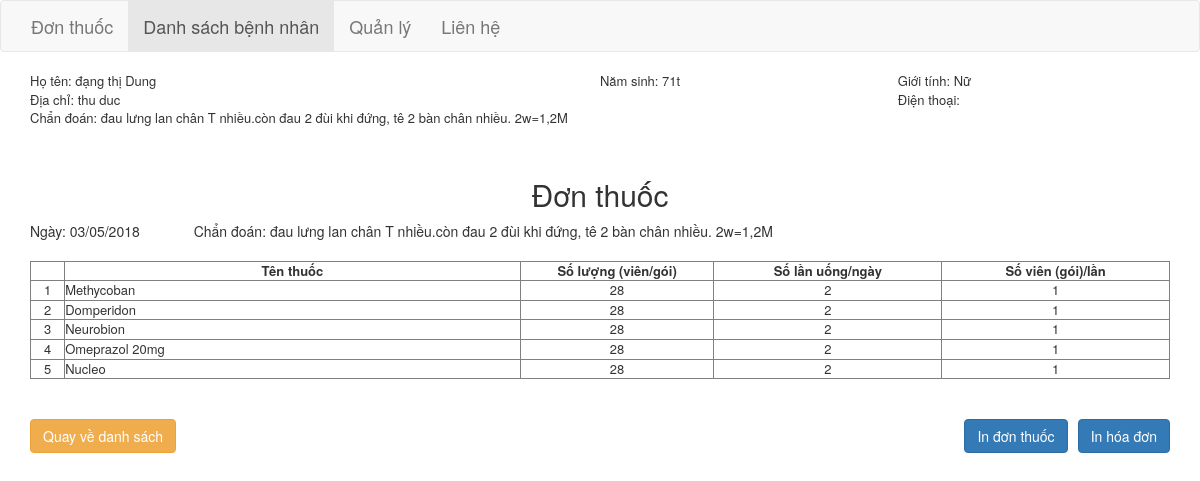
The app's page /patient/view/4451 with its own data.
### tables this page shows
CREATE TABLE "patient" (
	`id`	INTEGER NOT NULL PRIMARY KEY AUTOINCREMENT UNIQUE,
	`name`	TEXT NOT NULL,
	`dob`	INTEGER,
	`gender`	TEXT NOT NULL,
	`phone`	TEXT,
	`address`	TEXT,
	`note`	TEXT,
	`date_created`	NUMERIC,
	`date_updated`	NUMERIC
);

CREATE TABLE "diagnostic" (
	`id`	INTEGER NOT NULL PRIMARY KEY AUTOINCREMENT UNIQUE,
	`patient_id`	INTEGER NOT NULL,
	`diagnostic`	TEXT NOT NULL,
	`note`	TEXT,
	`date_created`	NUMERIC
);

CREATE TABLE "drug" (
	"id"	INTEGER NOT NULL PRIMARY KEY AUTOINCREMENT UNIQUE,
	"name"	TEXT NOT NULL,
	"unit"	TEXT NOT NULL,
	"price"	INTEGER NOT NULL,
	"note"	TEXT,
	"date_created"	NUMERIC,
	"date_updated"	NUMERIC,
	"in_price"	INTEGER
);

### application/core/MY_Controller.php (called while the page is built, shortened)
<?php
class My_Controller extends CI_Controller
{
    public $layout = 'layout/main';
    public function loadModel($listModel = array())
    {
        foreach($listModel as $model) {
            $this->load->model($model);
        }
    }
    public function render($link, $data = null)
    {
        $this->load->view($this->layout, array(
            'content' => array(
                'link' => $link,
                'data' => $data,
            )
        ));
    }
}

### application/controllers/Patient.php (called while the page is built, shortened)
<?php
class Patient extends My_Controller {
    public function view($id)
    {
        $patient = $this->patient_model->findOne(array('id' => $id));
        $diagnostic = $this->diagnostic_model->findOne(array('patient_id' => $patient->id));
        $prescription = $this->prescription_model->findAll(array('diagnostic_id' => $diagnostic->id));
        $this->render('patient/view', array('patient' => $patient, 'diagnostic' => $diagnostic, 'prescription' => $prescription));
    }
}

### index.php (called while the page is built, shortened)
<?php
require_once BASEPATH.'core/CodeIgniter.php';

### application/core/MY_Model.php (called while the page is built, shortened)
<?php
class MY_Model extends CI_Model
{
    private $tbl_name = "";
    public function set_table_name($tbl_name)
    {
        $this->tbl_name = $tbl_name;
    }
    public function findOne($condition = array())
    {
        $res = $this->db->get_where($this->tbl_name, $condition)->result();
        if ($res) {
            return $res[0];
        }
        return null;
    }
    public function findAll($condition = array())
    {
        $this->db->order_by('id', 'DESC');
        return $this->db->get_where($this->tbl_name, $condition)->result();
    }
}

### application/views/patient/info.php (the view)
<table width="100%" border="0" style="font-size: 13px;">
    <tr>
        <td width="50%">Họ tên: <?php echo isset($patient->name) ? $patient->name : ''; ?></td>
        <td>Năm sinh: <?php echo isset($patient->dob) ? $patient->dob : ''; ?></td>
        <td>Giới tính: <?php echo isset($patient->gender) ? $patient->gender : ''; ?></td>
    </tr>
    <tr>
        <td colspan="2">Địa chỉ: <?php echo isset($patient->address) ? $patient->address : ''; ?></td>
        <td>Điện thoại: <?php echo isset($patient->phone) ? $patient->phone : ''; ?></td>
    </tr>
    <tr>
        <td colspan="3">Chẩn đoán: <?php echo isset($diagnostic->diagnostic) ? $diagnostic->diagnostic : ''; ?></td>
    </tr>
    <tr style="height: 30px">
        <td colspan="3"></td>
    </tr>
</table>

### application/views/patient/view.php (shortened to what this page needs)
<?php
$this->load->view('patient/info'); ?>
<h2 style="text-align: center">Đơn thuốc</h2>
<div>Ngày: <?php echo date("d/m/Y", strtotime($diagnostic->date_created)); ?>
    <span style="margin-left: 50px">Chẩn đoán: <?php echo $diagnostic->diagnostic; ?></span>
</div>
<br>
<?php
$this->load->view('prescription/prescription'); ?>
<br><br>
<a href="/patient/index" class="btn btn-warning" id="back">Quay về danh sách</a>
<button type="button" class="btn btn-primary pull-right btn-print-bill-view" id="print_bill" onclick="printBill()">In hóa đơn</button>
<button type="button" class="btn btn-primary pull-right" id="print_prescription" onclick="printPrescription()">In đơn thuốc</button>

### application/views/prescription/prescription.php
<table width="100%" border="1" style="text-align: center; font-size: 13px;">
    <tr>
        <th width="3%"></th>
        <th width="40%" style="text-align: center;">Tên thuốc</th>
        <th width="17%" style="text-align: center;">Số lượng (viên/gói)</th>
        <th width="20%" style="text-align: center;">Số lần uống/ngày</th>
        <th width="20%" style="text-align: center;">Số viên (gói)/lần</th>
    </tr>
    <?php
    $index = 1;
    foreach ($prescription as $item) {
        $drug = $this->drug_model->findOne(array('id' => $item->drug_id));
        if (isset($drug->name) && !empty($drug->name)) { ?>
        <tr>
            <td width="3%"><?php echo $index; ?></td>
            <td width="40%" align="left"><?php echo $drug->name; ?></td>
            <td width="17%"><?php echo $item->quantity; ?></td>
            <td width="20%"><?php echo $item->time_in_day; ?></td>
            <td width="20%"><?php echo $item->unit_in_time; ?></td>
        </tr>
    <?php }
        $index++;
    } ?>
</table>

### css/style.css (style rules this page uses)
.btn-print-bill-view { margin-left: 10px; }

### records on screen
patient: name "đạng thị Dung", dob "71t", gender "Nữ", address "thu duc"
diagnostic: diagnostic "đau lưng lan chân T nhiều.còn đau 2 đùi khi đứng, tê 2 bàn chân nhiều. 2w=1,2M", date_created "03/05/2018"
drug: name "Methycoban"
drug: name "Domperidon"
drug: name "Neurobion"
drug: name "Omeprazol 20mg"
drug: name "Nucleo"

### other values on screen
$item->quantity "28"
$item->time_in_day "2"
$item->unit_in_time "1"
